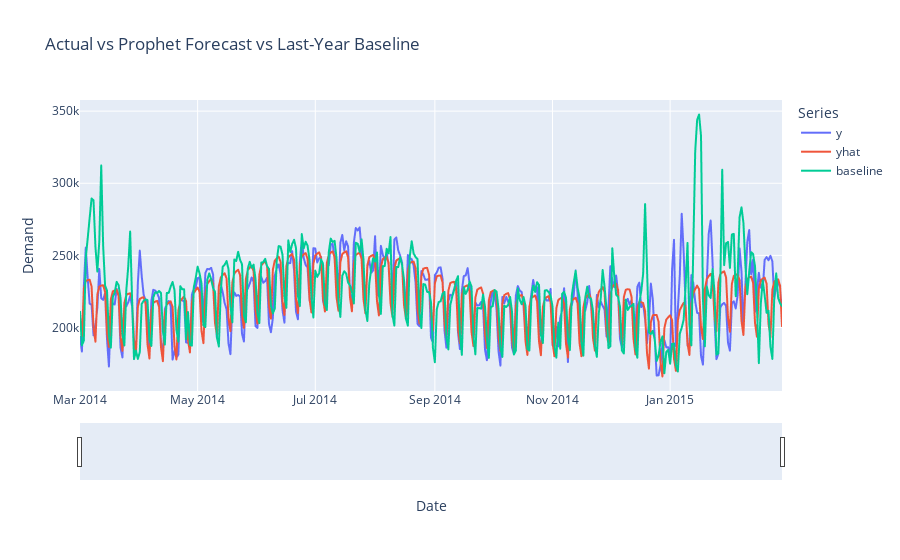

This figure's notebook cell:
### Code cell
import plotly.express as px

# Make sure your `test` DataFrame has columns:
# ['ds','y','yhat','baseline']
# If you still have yhat_lower/upper you can leave those out for clarity here.

fig = px.line(
    test_australian, 
    x='ds', 
    y=['y','yhat','baseline'], 
    labels={
        'value': 'Daily Demand',
        'variable': 'Series'
    },
    title='Actual vs Prophet Forecast vs Last-Year Baseline'
)

# Turn on the range-slider for the x-axis
fig.update_layout(
    xaxis_rangeslider_visible=True,
    xaxis_title='Date',
    yaxis_title='Demand'
)

fig.show()

### Figure 1 — Plotly figure (JSON) as saved in the notebook; plotly's stock layout.template omitted (floating-point values rounded to 4 significant figures; data arrays with more than 128 entries replaced by an {"elided": "..."} marker saying what was removed)
{"data": [{"hovertemplate": "Series=y<br>ds=%{x}<br>Daily Demand=%{y}<extra></extra>", "legendgroup": "y", "line": {"color": "#636efa", "dash": "solid"}, "marker": {"symbol": "circle"}, "mode": "lines", "name": "y", "showlegend": true, "type": "scattergl", "x": {"elided": "365 str values"}, "xaxis": "x", "y": {"elided": "365 float values"}, "yaxis": "y"}, {"hovertemplate": "Series=yhat<br>ds=%{x}<br>Daily Demand=%{y}<extra></extra>", "legendgroup": "yhat", "line": {"color": "#EF553B", "dash": "solid"}, "marker": {"symbol": "circle"}, "mode": "lines", "name": "yhat", "showlegend": true, "type": "scattergl", "x": {"elided": "365 str values"}, "xaxis": "x", "y": {"elided": "365 float values"}, "yaxis": "y"}, {"hovertemplate": "Series=baseline<br>ds=%{x}<br>Daily Demand=%{y}<extra></extra>", "legendgroup": "baseline", "line": {"color": "#00cc96", "dash": "solid"}, "marker": {"symbol": "circle"}, "mode": "lines", "name": "baseline", "showlegend": true, "type": "scattergl", "x": {"elided": "365 str values"}, "xaxis": "x", "y": {"elided": "365 float values"}, "yaxis": "y"}], "layout": {"legend": {"title": {"text": "Series"}, "tracegroupgap": 0}, "title": {"text": "Actual vs Prophet Forecast vs Last-Year Baseline"}, "xaxis": {"anchor": "y", "domain": [0, 1], "rangeslider": {"visible": true}, "title": {"text": "Date"}}, "yaxis": {"anchor": "x", "domain": [0, 1], "title": {"text": "Demand"}}}}
